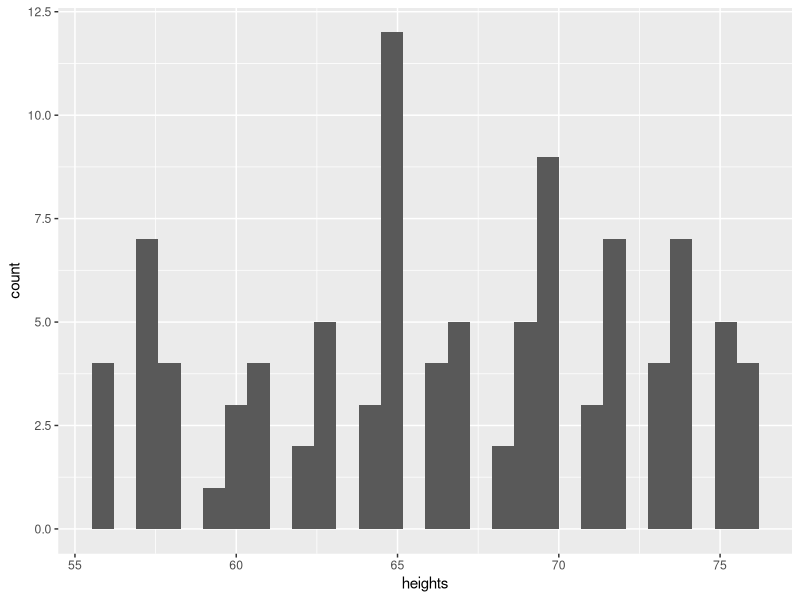
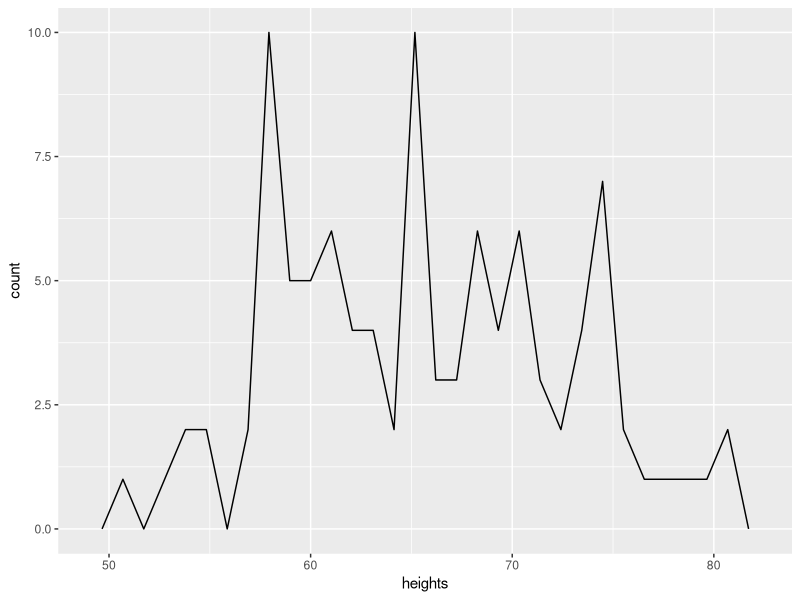

Here is the R script that generated these plots, in order:
## ---- chunk 1
library(tidyverse)
library(ggplot2)
## ---- chunk 2
avg_height <- 66
sim_heights <- c()

for (person in 1:100){
genes <- sample(-10:10, size=1)
sim_heights[person] <- avg_height + genes
}

df <- tibble(heights = sim_heights)
ggplot(data=df, aes(x=heights)) + geom_histogram()
## ---- chunk 3
avg_height <- 66
sim_heights <- c()

for (person in 1:100){
genes <- sample(-10:10, size=1)
nutrition <- sample(-5:5, size=1)

sim_heights[person] <- avg_height + genes + nutrition
}

df <- tibble(heights = sim_heights)
ggplot(data=df, aes(x=heights)) + geom_freqpoly()
